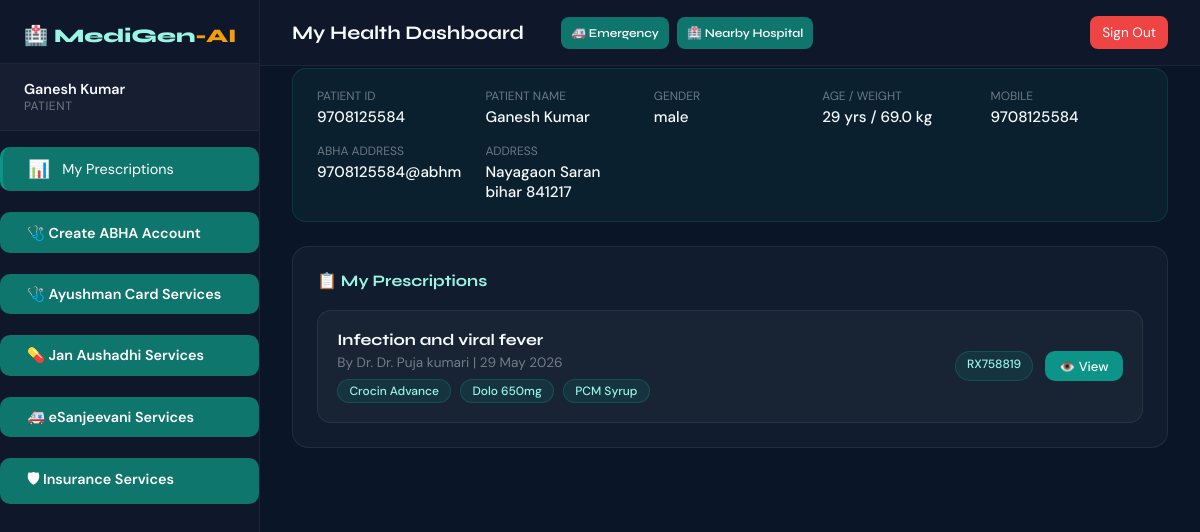
/patient (signed in), run on the app's committed database.
### app.py (models this page shows)
class Patient(db.Model):
    id = db.Column(db.Integer, primary_key=True)
    patient_id = db.Column(db.String(20), unique=True, nullable=False)
    user_id = db.Column(db.Integer, db.ForeignKey('user.id'))
    assigned_doctor_id = db.Column(db.Integer, db.ForeignKey('user.id'))
    name = db.Column(db.String(100), nullable=False)
    gender = db.Column(db.String(20))
    mobile = db.Column(db.String(15))
    email = db.Column(db.String(100))
    abha_address = db.Column(db.String(100))
    address = db.Column(db.String(300))
    age = db.Column(db.Integer)
    weight = db.Column(db.Float)
    registered_by = db.Column(db.Integer, db.ForeignKey('user.id'))
    registered_at = db.Column(db.DateTime, default=get_india_time)

class Prescription(db.Model):
    id = db.Column(db.Integer, primary_key=True)
    prescription_id = db.Column(db.String(20), unique=True, nullable=False)
    patient_id = db.Column(db.String(20), nullable=False)
    doctor_id = db.Column(db.Integer, db.ForeignKey('user.id'))
    symptoms = db.Column(db.Text)
    diagnosis = db.Column(db.Text)
    medicines = db.Column(db.Text)  # JSON string
    lab_reports = db.Column(db.Text)
    notes = db.Column(db.Text)
    created_at = db.Column(db.DateTime, default=get_india_time)
    is_finalized = db.Column(db.Boolean, default=False)

### app.py (the view)
@app.route('/patient')
def patient_dashboard():
    if session.get('role') != 'patient':
        return redirect(url_for('login'))
    patient = Patient.query.filter_by(patient_id=session['login_id']).first()
    prescriptions = Prescription.query.filter_by(
        patient_id=session['login_id'], is_finalized=True
    ).order_by(Prescription.created_at.desc()).all()
    for p in prescriptions:
        try:
            p.medicines_list = json.loads(p.medicines) if p.medicines else []
        except:
            p.medicines_list = []
        doctor = User.query.get(p.doctor_id)
        p.doctor_name = doctor.name if doctor else 'Unknown'
        p.doctor_qualification = doctor.qualification if doctor else ''
    return render_template('patient/dashboard.html', patient=patient, prescriptions=prescriptions)

### templates/patient/dashboard.html (shortened to what this page needs)
{% extends 'base.html' %}
{% block page_title %}
<div style="
display:flex;
justify-content:space-between;
align-items:center;
width:100%;
">
<div>
My Health Dashboard
</div>&nbsp;&nbsp;&nbsp;&nbsp;&nbsp;&nbsp;&nbsp;&nbsp;
<div style="
display:flex;
align-items:center;
gap:8px;
margin-left:auto;
margin-right:8px;
">
<a href="https://www.india.gov.in/directory/helpline/" target="_blank"
style="
background:#0f766e;
color:white;
padding:5px 10px;
border-radius:8px;
text-decoration:none;
font-size:12px;
font-weight:600;
display:flex;
align-items:center;
gap:4px;
height:32px;
">
🚑 Emergency
</a>
<a href="https://www.google.com/maps/search/nearby+hospitals/"
target="_blank"
style="
background:#0f766e;
color:white;
padding:5px 10px;
border-radius:8px;
text-decoration:none;
font-size:12px;
font-weight:600;
display:flex;
align-items:center;
gap:4px;
height:32px;
">
🏥 Nearby Hospital
</a>
</div>
</div>
{% endblock %}
{% block sidebar_nav %}
<a href="/patient" class="nav-item active" style="background:#0f766e;color:white;border-radius:10px;"><span class="icon">📊</span> My Prescriptions</a>
<br><a href="#"
onclick="
window.open('https://www.cowin.gov.in/', '_blank');
window.open('https://abha.abdm.gov.in/abha/v3/', '_blank');
return false;
"
class="nav-item"
style="
background:#0f766e;
color:white;
border-radius:10px;
font-weight:600;
">
&#129658; Create ABHA Account
</a><br>
<a href="#"
onclick="
window.open('https://pmjay.gov.in/', '_blank');
window.open('https://hem.nha.gov.in/search', '_blank');
window.open('https://beneficiary.nha.gov.in/', '_blank');
return false;
"
class="nav-item"
style="
background:#0f766e;
color:white;
border-radius:10px;
font-weight:600;
">
&#129658; Ayushman Card Services
</a><br>
<a href="#"
onclick="
window.open('https://janaushadhi.gov.in/near-by-kendra');
window.open('https://janaushadhi.gov.in/productportfolio/ProductmrpList');
return false;
"
class="nav-item"
style="
background:#0f766e;
color:white;
border-radius:10px;
font-weight:600;
">
&#128138; Jan Aushadhi Services
</a>
<br>
<a href="#"
onclick="
window.open('https://esanjeevani.mohfw.gov.in/', '_blank');
return false;"
class="nav-item"
style="
background:#0f766e;
color:white;
border-radius:10px;
font-weight:600;
">
&#128657; eSanjeevani Services
</a><br>
<a href="#"
onclick="
window.open('https://pmjay.gov.in/', '_blank');
window.open('https://irdai.gov.in/', '_blank');
window.open('https://policybazar.com/', '_blank');
window.open('https://www.jansuraksha.gov.in/', '_blank');
return false;
"
class="nav-item"
style="
background:#0f766e;
color:white;
border-radius:10px;
font-weight:600;
">
&#128737; Insurance Services
</a><br>
{% endblock %}
{% block content %}
{% if patient %}
<div style="background:rgba(13,148,136,0.08);border:1px solid rgba(13,148,136,0.2);border-radius:14px;padding:1.2rem 1.5rem;margin-bottom:1.5rem;display:grid;grid-template-columns:repeat(auto-fit,minmax(140px,1fr));gap:1rem">
    <div>
        <div style="font-size:0.75rem;color:rgba(255,255,255,0.4);text-transform:uppercase">Patient ID</div>
        <div style="font-size:0.95rem;font-weight:500;margin-top:0.2rem">{{ patient.patient_id }}</div>
    </div>
    <div>
        <div style="font-size:0.75rem;color:rgba(255,255,255,0.4);text-transform:uppercase">Patient Name</div>
        <div style="font-size:0.95rem;font-weight:500;margin-top:0.2rem">{{ patient.name }}</div>
    </div>
    <div>
        <div style="font-size:0.75rem;color:rgba(255,255,255,0.4);text-transform:uppercase">Gender</div>
        <div style="font-size:0.95rem;font-weight:500;margin-top:0.2rem">{{ patient.gender or '—' }}</div>
    </div>
    <div>
        <div style="font-size:0.75rem;color:rgba(255,255,255,0.4);text-transform:uppercase">Age / Weight</div>
        <div style="font-size:0.95rem;font-weight:500;margin-top:0.2rem">{{ patient.age or '—' }} yrs / {{ patient.weight or '—' }} kg</div>
    </div>
    <div>
        <div style="font-size:0.75rem;color:rgba(255,255,255,0.4);text-transform:uppercase">Mobile</div>
        <div style="font-size:0.95rem;font-weight:500;margin-top:0.2rem">{{ patient.mobile or '—' }}</div>
    </div>
    <div>
        <div style="font-size:0.75rem;color:rgba(255,255,255,0.4);text-transform:uppercase">ABHA Address</div>
        <div style="font-size:0.95rem;font-weight:500;margin-top:0.2rem">{{ patient.abha_address or '—' }}</div>
    </div>
    <div>
        <div style="font-size:0.75rem;color:rgba(255,255,255,0.4);text-transform:uppercase">Address</div>
        <div style="font-size:0.95rem;font-weight:500;margin-top:0.2rem">{{ patient.address or '—' }}</div>
    </div>
</div>
{% endif %}
<div class="card">
    <div class="card-title">📋 My Prescriptions</div>
    {% if prescriptions %}
    <div style="display:grid;gap:1rem">
        {% for rx in prescriptions %}
        <div style="background:rgba(255,255,255,0.03);border:1px solid rgba(255,255,255,0.07);border-radius:14px;padding:1.2rem;display:flex;align-items:center;justify-content:space-between;flex-wrap:wrap;gap:1rem">
            <div>
                <div style="font-family:'Syne',sans-serif;font-weight:700;margin-bottom:0.3rem">{{ rx.diagnosis[:60] if rx.diagnosis else 'General Consultation' }}</div>
                <div style="font-size:0.85rem;color:rgba(255,255,255,0.4)">
                    By Dr. {{ rx.doctor_name }} | {{ rx.created_at.strftime('%d %B %Y') }}
                </div>
                <div style="margin-top:0.5rem">
                    {% for med in rx.medicines_list[:3] %}
                        <span class="badge badge-teal" style="margin-right:0.3rem">{{ med.name }}</span>
                    {% endfor %}
                </div>
            </div>
            <div style="display:flex;gap:0.7rem;flex-wrap:wrap">
                <span class="badge badge-teal">{{ rx.prescription_id }}</span>
                <a href="/patient/prescription/{{ rx.prescription_id }}" class="btn btn-primary btn-sm">👁️ View</a>
            </div>
        </div>
        {% endfor %}
    </div>
    {% else %}
    <div class="empty-state">
        <div class="icon">📋</div>
        <p>No prescriptions yet. Please visit the doctor.</p>
    </div>
    {% endif %}
</div>
{% endblock %}

### templates/base.html (shortened to what this page needs)
<!DOCTYPE html>
<html lang="en">
<head>
</head>
<body>
<aside class="sidebar">
    <div class="sidebar-logo">🏥 MediGen<span>-AI</span></div>
    <div class="sidebar-user">
        <div class="user-name">{{ session.name }}</div>
        <div class="user-role">{{ session.role }}</div>
    </div>
    <nav class="sidebar-nav">
        {% block sidebar_nav %}{% endblock %}
    </nav>
</aside>
<main class="main">
    <div class="topbar">
    <div class="page-title"style="margin-right:auto;">
        {% block page_title %}{% endblock %}
    </div>
    <a href="/logout" style="
        background: var(--danger);
        color: white;
        padding: 8px 12px;
        border-radius: 8px;
        text-decoration: none;
        font-size: 0.85rem;">
        Sign Out
    </a>
</div>
    <div class="content">
        {% block content %}{% endblock %}
    </div>
</main>
</body>
</html>

### templates/base.html (style rules this page uses)
:root { --teal: #0d9488; --teal-dark: #0f766e; --teal-light: #99f6e4; --navy: #0f172a; --slate: #1e293b; --white: #f8fafc; --accent: #f59e0b; --danger: #ef4444; --success: #22c55e; --sidebar-w: 260px; }
* { margin: 0; padding: 0; box-sizing: border-box; }
body { font-family: 'DM Sans', sans-serif; background: #0a1628; color: var(--white); display: flex; min-height: 100vh; }
.sidebar { width: var(--sidebar-w); background: var(--navy); border-right: 1px solid rgba(255,255,255,0.06); display: flex; flex-direction: column; position: fixed; top: 0; left: 0; bottom: 0; z-index: 50; }
.sidebar-logo { padding: 1.5rem 1.5rem 1rem; font-family: 'Syne', sans-serif; font-size: 1.2rem; font-weight: 800; color: var(--teal-light); border-bottom: 1px solid rgba(255,255,255,0.06); white-space: nowrap; }
.sidebar-logo span { color: var(--accent); }
.sidebar-user { padding: 1rem 1.5rem; background: rgba(255,255,255,0.03); border-bottom: 1px solid rgba(255,255,255,0.06); }
.user-name { font-weight: 600; font-size: 0.9rem; }
.user-role { font-size: 0.75rem; color: rgba(255,255,255,0.4); text-transform: uppercase; letter-spacing: 0.05em; }
.sidebar-nav { flex: 1; padding: 1rem 0; }
.nav-item { display: flex; align-items: center; gap: 0.7rem; padding: 0.7rem 1.5rem; color: rgba(255,255,255,0.5); text-decoration: none; font-size: 0.9rem; transition: all 0.2s; border-left: 3px solid transparent; }
.nav-item.active { color: var(--teal-light); background: rgba(13,148,136,0.08); border-left-color: var(--teal); }
.nav-item .icon { font-size: 1.1rem; width: 1.5rem; text-align: center; }
.main { margin-left: var(--sidebar-w); flex: 1; display: flex; flex-direction: column; min-height: 100vh; }
.topbar { background: var(--navy); border-bottom: 1px solid rgba(255,255,255,0.06); padding: 1rem 2rem; display: flex; align-items: center; gap: 4px; position: sticky; top: 0; z-index: 40; }
.page-title { font-family: 'Syne', sans-serif; font-size: 1.2rem; font-weight: 700; }
.content { padding:0.1rem 2rem 2rem 2rem; flex: 1; }
.card { background: rgba(255,255,255,0.03); border: 1px solid rgba(255,255,255,0.07); border-radius: 16px; padding: 1.5rem; margin-bottom: 1.5rem; }
.card-title { font-family: 'Syne', sans-serif; font-size: 1rem; font-weight: 700; margin-bottom: 1.2rem; color: var(--teal-light); }
.btn { padding: 0.65rem 1.5rem; border-radius: 10px; border: none; cursor: pointer; font-family: 'DM Sans', sans-serif; font-size: 0.9rem; font-weight: 500; transition: all 0.2s; text-decoration: none; display: inline-flex; align-items: center; gap: 0.4rem; }
.btn-primary { background: var(--teal); color: white; }
.btn-sm { padding: 0.4rem 0.9rem; font-size: 0.82rem; }
.badge { display: inline-block; padding: 0.2rem 0.7rem; border-radius: 50px; font-size: 0.75rem; font-weight: 500; }
.badge-teal { background: rgba(13,148,136,0.15); color: var(--teal-light); border: 1px solid rgba(13,148,136,0.3); }

### data on the page
Patient: name "Ganesh Kumar", patient_id "9708125584", gender "male", age "29", weight "69.0", mobile "9708125584", abha_address "9708125584@abhm", address "Nayagaon Saran bihar 841217"
Prescription: diagnosis "Infection and viral fever", doctor_name "Dr. Puja kumari", created_at "29 May 2026", name "Crocin Advance" "Dolo 650mg" "PCM Syrup", prescription_id "RX758819"

### other printed values
{{ session.role }} "PATIENT"
